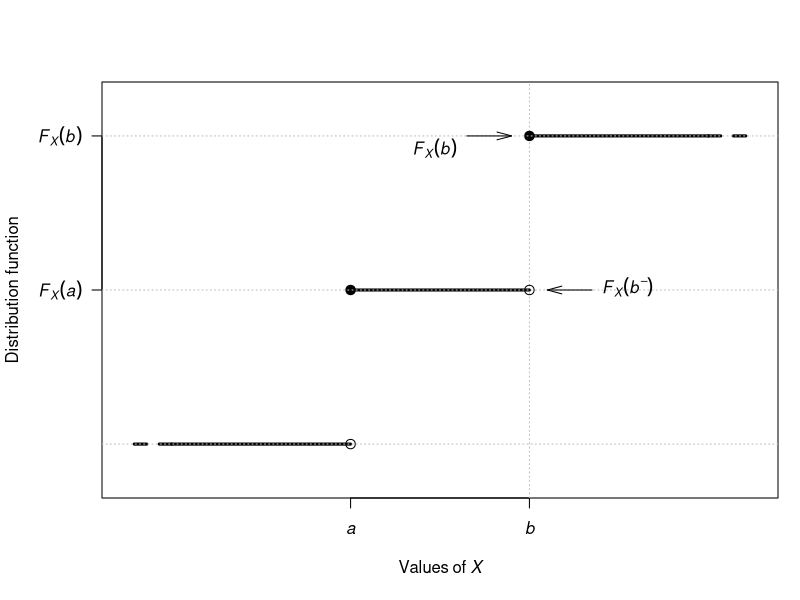

This figure's R source:
## ---- chunk 1
num_Sims <- 5000
sample_Size <- 10

x_Max <- array( dim = num_Sims)
for (i in 1:num_Sims){
  x <- runif(sample_Size,
             min = 0,
             max = 1)
  x_Max[i] <- max(x) 
}
cat("Mean of the maximum value", mean(x_Max), "\n")
cat("Variance of the maximum value", var(x_Max), "\n")
## ---- chunk 2
num_Sims <- 5000
sample_Size <- 10

x_Min <- array( dim = num_Sims)
for (i in 1:num_Sims){
  x <- runif(sample_Size,
             min = 0,
             max = 1)
  x_Min[i] <- max(x) 
}

cat("Proportion of smallest values less than 0.2: ", 
    round(sum(x_Min) / num_Sims, 3), "\n")
## ---- chunk 3
n <- 10   # Take samples of size 10

samples2 <- replicate(5000,               # 1000 repetitions
                      sort(runif(n))[2])  # 2nd order statistic
samples6 <- replicate(5000,               # 1000 repetitions
                      sort(runif(n))[6])  # 6th order statistic
## ---- chunk 4


par(mar = c(5, 5, 4, 1) + 0.1) # Left side: more space
plot( x = c(-2.25, 1.25),
      y = c(-1.25, 1.25),
      type = "n",
      axes = FALSE,
      xlab = expression(Values~of~italic(X)),
      ylab = "Distribution function\n"
      )
axis(side = 2,
     at = c(1, 0),
     las = 1,
     label = c( expression(italic(F)[italic(X)](italic(b))),
                expression(italic(F)[italic(X)](italic(a))) ) )
axis(side = 1,
     at = c(-1, 0),
     label = c( expression(italic(a)),
                expression(italic(b)) ) )
box()

abline(v = 0,
       lwd = 1,
       col = "grey",
       lty = 3)

# Left side
lines( x = c( -1, 0),
       y = c(0, 0),
       lwd = 3)
lines( x = c( -2, -1),
       y = c(-1, -1),
       lwd = 3)

lines( x = c( -2, -2.25),
       y = c(-1, -1),
       lwd = 3,
       lty = 2)

points(x = 0,
       y = 0,
       cex = 1.25,
       pch = 1)  # Open circle
points(x = -1,
       y = 0,
       cex = 1.25,
       pch = 19)  # Closed circle

# Right side
lines( x = c( 0, 1),
       y = c(1, 1),
       lwd = 3)
lines( x = c( 1, 1.25),
       y = c(1, 1),
       lwd = 3,
       lty = 2)

points(x = 0,
       y = 1,
       cex = 1.25,
       pch = 19)  # Closed circle
points(x = -1,
       y = -1,
       cex = 1.25,
       pch = 1)  # Open circle


# Guiding lines
abline( h = c(-1, 0, 1),
        lty = 3,
        col = "grey")

# Explanatory info
Gap <- 0.1

arrows( x0 = -0.25 - Gap,
        x1 = 0 - Gap,
        y0 = 1,
        y1 = 1,
        angle = 15,
        length = 0.15)
text(x = -0.25 - Gap,
     y = 0.9,
     label = expression(italic(F)[italic(X)](italic(b))),
     pos = 2)

arrows( x0 = 0.25 + Gap,
        x1 = 0 + Gap,
        y0 = 0,
        y1 = 0,
        angle = 15,
        length = 0.15)
text(x = 0.25 + Gap,
     y = 0,
     label = expression(italic(F)[italic(X)](italic(b^"\u2013"))), #\u2013 is en-dash; \u2014 is em-dash
     pos = 4)

## ---- chunk 5
### THEORETICAL
x <- 1:6
CDF <- c(0,
         1 - ((6 - x)/6)^10)
round(CDF, 4)

PMF <- diff(CDF)
round(PMF, 4)
## ---- chunk 6
### SIMULATION
set.seed(62004) # For reproducibility

# Replicate many sets of 10 rolls of a die
rolls_In_Set <- 10  # Sets f 10 rolls
num_Sims <- 5000    # Number of simulations

rolls <- sample( x = 1:6,
                 size = rolls_In_Set * num_Sims,
                 replace = TRUE)
                 
# Arrange each set of 10 as a row 
rolls <- matrix(data = rolls,
                nrow = num_Sims)

# Find the minimum in each row (i.e., each set of 10 rolls)
min_Roll <- apply(rolls,
                  MARGIN = 1,
                  FUN = "min")
min_Roll <- factor(min_Roll, 
                   levels = c(1:6))
## ---- chunk 7
### SIMULATED 
# Simulation, using  rolls  from the last Example
Order_Stats_7 <- apply( rolls,
                        MARGIN = 1, # i.e., across rows
                        FUN = function(x){ sort(x)[7]} )

Order_Stats_7 <- factor(Order_Stats_7, 
                        levels = c(1:6))
table(Order_Stats_7)/num_Sims
## ---- chunk 8
### SIMULATED 
# Simulation, using  rolls  from the last Example
Order_Stats_7 <- apply( rolls,
                        MARGIN = 1, # i.e., across rows
                        FUN = function(x){ sort(x)[7]} )

Order_Stats_7 <- factor(Order_Stats_7, 
                        levels = c(1:6))
table(min_Roll)/num_Sims


### THEORETICAL
x_Values <- 1:6
i <- 7:10
DF <- array( dim = 6)

for (x in seq_along(x_Values)){
   DF[x] <- sum( choose(10, i) *
                 (x/6)^i * ( (1 - (x/6)))^(10 - i) )
}

PMF <- diff( c(0, DF) )
round(PMF, 3)
